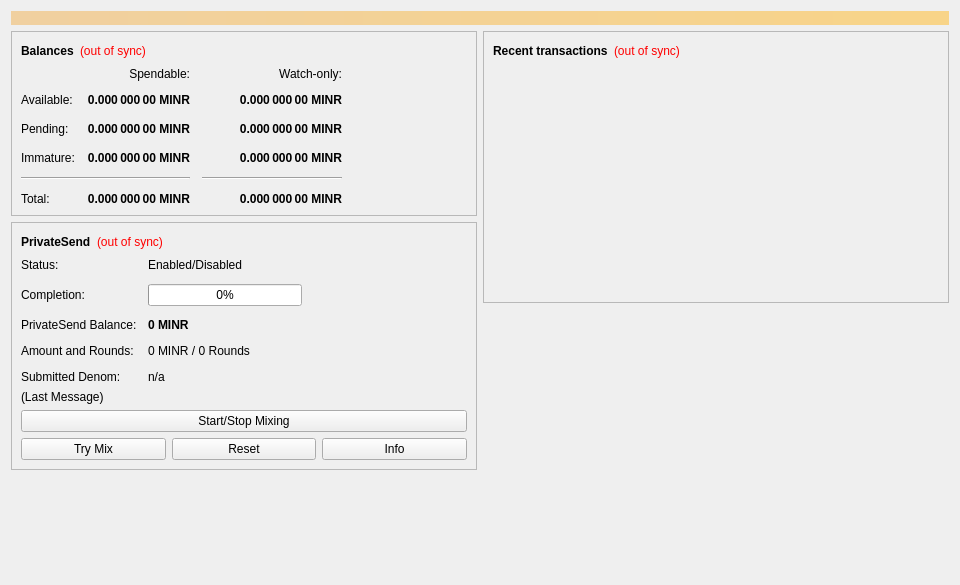
<?xml version="1.0" encoding="UTF-8"?>
<ui version="4.0">
 <class>OverviewPage</class>
 <widget class="QWidget" name="OverviewPage">
  <property name="geometry">
   <rect>
    <x>0</x>
    <y>0</y>
    <width>960</width>
    <height>585</height>
   </rect>
  </property>
  <property name="minimumSize">
   <size>
    <width>960</width>
    <height>0</height>
   </size>
  </property>
  <property name="windowTitle">
   <string>Form</string>
  </property>
  <layout class="QVBoxLayout" name="topLayout">
   <item>
    <widget class="QLabel" name="labelAlerts">
     <property name="visible">
      <bool>false</bool>
     </property>
     <property name="styleSheet">
      <string notr="true">QLabel { background-color: qlineargradient(x1: 0, y1: 0, x2: 1, y2: 0, stop:0 #F0D0A0, stop:1 #F8D488); color:#000000; }</string>
     </property>
     <property name="wordWrap">
      <bool>true</bool>
     </property>
     <property name="margin">
      <number>3</number>
     </property>
     <property name="textInteractionFlags">
      <set>Qt::TextSelectableByMouse</set>
     </property>
    </widget>
   </item>
   <item>
    <layout class="QHBoxLayout" name="horizontalLayout" stretch="1,1">
     <item>
      <layout class="QVBoxLayout" name="verticalLayout_2">
       <item>
        <widget class="QFrame" name="frame">
         <property name="frameShape">
          <enum>QFrame::StyledPanel</enum>
         </property>
         <property name="frameShadow">
          <enum>QFrame::Raised</enum>
         </property>
         <layout class="QVBoxLayout" name="verticalLayout_4">
          <item>
           <layout class="QHBoxLayout" name="horizontalLayout_4">
            <item>
             <widget class="QLabel" name="label_5">
              <property name="font">
               <font>
                <weight>75</weight>
                <bold>true</bold>
               </font>
              </property>
              <property name="text">
               <string>Balances</string>
              </property>
             </widget>
            </item>
            <item>
             <widget class="QLabel" name="labelWalletStatus">
              <property name="toolTip">
               <string>The displayed information may be out of date. Your wallet automatically synchronizes with the Minerium network after a connection is established, but this process has not completed yet.</string>
              </property>
              <property name="styleSheet">
               <string notr="true">QLabel { color: red; }</string>
              </property>
              <property name="text">
               <string notr="true">(out of sync)</string>
              </property>
              <property name="alignment">
               <set>Qt::AlignLeading|Qt::AlignLeft|Qt::AlignVCenter</set>
              </property>
             </widget>
            </item>
            <item>
             <spacer name="horizontalSpacer_3">
              <property name="orientation">
               <enum>Qt::Horizontal</enum>
              </property>
              <property name="sizeHint" stdset="0">
               <size>
                <width>40</width>
                <height>20</height>
               </size>
              </property>
             </spacer>
            </item>
           </layout>
          </item>
          <item>
           <layout class="QGridLayout" name="gridLayout">
            <property name="spacing">
             <number>12</number>
            </property>
            <item row="2" column="2">
             <widget class="QLabel" name="labelWatchPending">
              <property name="font">
               <font>
                <weight>75</weight>
                <bold>true</bold>
               </font>
              </property>
              <property name="cursor">
               <cursorShape>IBeamCursor</cursorShape>
              </property>
              <property name="toolTip">
               <string>Unconfirmed transactions to watch-only addresses</string>
              </property>
              <property name="text">
               <string notr="true">0.000 000 00 MINR</string>
              </property>
              <property name="alignment">
               <set>Qt::AlignRight|Qt::AlignTrailing|Qt::AlignVCenter</set>
              </property>
              <property name="textInteractionFlags">
               <set>Qt::LinksAccessibleByMouse|Qt::TextSelectableByKeyboard|Qt::TextSelectableByMouse</set>
              </property>
             </widget>
            </item>
            <item row="2" column="1">
             <widget class="QLabel" name="labelUnconfirmed">
              <property name="font">
               <font>
                <weight>75</weight>
                <bold>true</bold>
               </font>
              </property>
              <property name="cursor">
               <cursorShape>IBeamCursor</cursorShape>
              </property>
              <property name="toolTip">
               <string>Total of transactions that have yet to be confirmed, and do not yet count toward the spendable balance</string>
              </property>
              <property name="text">
               <string notr="true">0.000 000 00 MINR</string>
              </property>
              <property name="alignment">
               <set>Qt::AlignRight|Qt::AlignTrailing|Qt::AlignVCenter</set>
              </property>
              <property name="textInteractionFlags">
               <set>Qt::LinksAccessibleByMouse|Qt::TextSelectableByKeyboard|Qt::TextSelectableByMouse</set>
              </property>
             </widget>
            </item>
            <item row="3" column="2">
             <widget class="QLabel" name="labelWatchImmature">
              <property name="font">
               <font>
                <weight>75</weight>
                <bold>true</bold>
               </font>
              </property>
              <property name="cursor">
               <cursorShape>IBeamCursor</cursorShape>
              </property>
              <property name="toolTip">
               <string>Mined balance in watch-only addresses that has not yet matured</string>
              </property>
              <property name="text">
               <string notr="true">0.000 000 00 MINR</string>
              </property>
              <property name="alignment">
               <set>Qt::AlignRight|Qt::AlignTrailing|Qt::AlignVCenter</set>
              </property>
              <property name="textInteractionFlags">
               <set>Qt::LinksAccessibleByMouse|Qt::TextSelectableByKeyboard|Qt::TextSelectableByMouse</set>
              </property>
             </widget>
            </item>
            <item row="4" column="0" colspan="2">
             <widget class="Line" name="lineSpendableBalance">
              <property name="orientation">
               <enum>Qt::Horizontal</enum>
              </property>
             </widget>
            </item>
            <item row="4" column="2">
             <widget class="Line" name="lineWatchBalance">
              <property name="sizePolicy">
               <sizepolicy hsizetype="Preferred" vsizetype="Fixed">
                <horstretch>0</horstretch>
                <verstretch>0</verstretch>
               </sizepolicy>
              </property>
              <property name="minimumSize">
               <size>
                <width>140</width>
                <height>0</height>
               </size>
              </property>
              <property name="orientation">
               <enum>Qt::Horizontal</enum>
              </property>
             </widget>
            </item>
            <item row="5" column="0">
             <widget class="QLabel" name="labelTotalText">
              <property name="text">
               <string>Total:</string>
              </property>
             </widget>
            </item>
            <item row="3" column="1">
             <widget class="QLabel" name="labelImmature">
              <property name="font">
               <font>
                <weight>75</weight>
                <bold>true</bold>
               </font>
              </property>
              <property name="cursor">
               <cursorShape>IBeamCursor</cursorShape>
              </property>
              <property name="toolTip">
               <string>Mined balance that has not yet matured</string>
              </property>
              <property name="text">
               <string notr="true">0.000 000 00 MINR</string>
              </property>
              <property name="alignment">
               <set>Qt::AlignRight|Qt::AlignTrailing|Qt::AlignVCenter</set>
              </property>
              <property name="textInteractionFlags">
               <set>Qt::LinksAccessibleByMouse|Qt::TextSelectableByKeyboard|Qt::TextSelectableByMouse</set>
              </property>
             </widget>
            </item>
            <item row="2" column="3">
             <spacer name="horizontalSpacer_2">
              <property name="orientation">
               <enum>Qt::Horizontal</enum>
              </property>
              <property name="sizeHint" stdset="0">
               <size>
                <width>40</width>
                <height>20</height>
               </size>
              </property>
             </spacer>
            </item>
            <item row="3" column="0">
             <widget class="QLabel" name="labelImmatureText">
              <property name="text">
               <string>Immature:</string>
              </property>
             </widget>
            </item>
            <item row="5" column="1">
             <widget class="QLabel" name="labelTotal">
              <property name="font">
               <font>
                <weight>75</weight>
                <bold>true</bold>
               </font>
              </property>
              <property name="cursor">
               <cursorShape>IBeamCursor</cursorShape>
              </property>
              <property name="toolTip">
               <string>Your current total balance</string>
              </property>
              <property name="text">
               <string notr="true">0.000 000 00 MINR</string>
              </property>
              <property name="alignment">
               <set>Qt::AlignRight|Qt::AlignTrailing|Qt::AlignVCenter</set>
              </property>
              <property name="textInteractionFlags">
               <set>Qt::LinksAccessibleByMouse|Qt::TextSelectableByKeyboard|Qt::TextSelectableByMouse</set>
              </property>
             </widget>
            </item>
            <item row="5" column="2">
             <widget class="QLabel" name="labelWatchTotal">
              <property name="font">
               <font>
                <weight>75</weight>
                <bold>true</bold>
               </font>
              </property>
              <property name="cursor">
               <cursorShape>IBeamCursor</cursorShape>
              </property>
              <property name="toolTip">
               <string>Current total balance in watch-only addresses</string>
              </property>
              <property name="text">
               <string notr="true">0.000 000 00 MINR</string>
              </property>
              <property name="alignment">
               <set>Qt::AlignRight|Qt::AlignTrailing|Qt::AlignVCenter</set>
              </property>
              <property name="textInteractionFlags">
               <set>Qt::LinksAccessibleByMouse|Qt::TextSelectableByKeyboard|Qt::TextSelectableByMouse</set>
              </property>
             </widget>
            </item>
            <item row="0" column="2">
             <widget class="QLabel" name="labelWatchonly">
              <property name="text">
               <string>Watch-only:</string>
              </property>
              <property name="alignment">
               <set>Qt::AlignRight|Qt::AlignTrailing|Qt::AlignVCenter</set>
              </property>
             </widget>
            </item>
            <item row="1" column="0">
             <widget class="QLabel" name="labelBalanceText">
              <property name="text">
               <string>Available:</string>
              </property>
             </widget>
            </item>
            <item row="1" column="1">
             <widget class="QLabel" name="labelBalance">
              <property name="font">
               <font>
                <weight>75</weight>
                <bold>true</bold>
               </font>
              </property>
              <property name="cursor">
               <cursorShape>IBeamCursor</cursorShape>
              </property>
              <property name="toolTip">
               <string>Your current spendable balance</string>
              </property>
              <property name="text">
               <string notr="true">0.000 000 00 MINR</string>
              </property>
              <property name="alignment">
               <set>Qt::AlignRight|Qt::AlignTrailing|Qt::AlignVCenter</set>
              </property>
              <property name="textInteractionFlags">
               <set>Qt::LinksAccessibleByMouse|Qt::TextSelectableByKeyboard|Qt::TextSelectableByMouse</set>
              </property>
             </widget>
            </item>
            <item row="1" column="2">
             <widget class="QLabel" name="labelWatchAvailable">
              <property name="font">
               <font>
                <weight>75</weight>
                <bold>true</bold>
               </font>
              </property>
              <property name="cursor">
               <cursorShape>IBeamCursor</cursorShape>
              </property>
              <property name="toolTip">
               <string>Your current balance in watch-only addresses</string>
              </property>
              <property name="text">
               <string notr="true">0.000 000 00 MINR</string>
              </property>
              <property name="alignment">
               <set>Qt::AlignRight|Qt::AlignTrailing|Qt::AlignVCenter</set>
              </property>
              <property name="textInteractionFlags">
               <set>Qt::LinksAccessibleByMouse|Qt::TextSelectableByKeyboard|Qt::TextSelectableByMouse</set>
              </property>
             </widget>
            </item>
            <item row="2" column="0">
             <widget class="QLabel" name="labelPendingText">
              <property name="text">
               <string>Pending:</string>
              </property>
             </widget>
            </item>
            <item row="0" column="1">
             <widget class="QLabel" name="labelSpendable">
              <property name="text">
               <string>Spendable:</string>
              </property>
              <property name="alignment">
               <set>Qt::AlignRight|Qt::AlignTrailing|Qt::AlignVCenter</set>
              </property>
             </widget>
            </item>
           </layout>
          </item>
         </layout>
        </widget>
       </item>
       <item>
        <widget class="QFrame" name="framePrivateSend">
         <property name="layoutDirection">
          <enum>Qt::LeftToRight</enum>
         </property>
         <property name="frameShape">
          <enum>QFrame::StyledPanel</enum>
         </property>
         <property name="frameShadow">
          <enum>QFrame::Raised</enum>
         </property>
         <layout class="QVBoxLayout" name="VerticalLayout_PS1">
          <item>
           <layout class="QHBoxLayout" name="horizontalLayout_5">
            <item>
             <widget class="QLabel" name="labelPrivateSendHeader">
              <property name="font">
               <font>
                <weight>75</weight>
                <bold>true</bold>
               </font>
              </property>
              <property name="text">
               <string>PrivateSend</string>
              </property>
             </widget>
            </item>
            <item>
             <widget class="QLabel" name="labelPrivateSendSyncStatus">
              <property name="toolTip">
               <string>The displayed information may be out of date. Your wallet automatically synchronizes with the Minerium network after a connection is established, but this process has not completed yet.</string>
              </property>
              <property name="styleSheet">
               <string notr="true">QLabel { color: red; }</string>
              </property>
              <property name="text">
               <string notr="true">(out of sync)</string>
              </property>
              <property name="alignment">
               <set>Qt::AlignLeading|Qt::AlignLeft|Qt::AlignVCenter</set>
              </property>
             </widget>
            </item>
            <item>
             <spacer name="horizontalSpacer_4">
              <property name="orientation">
               <enum>Qt::Horizontal</enum>
              </property>
              <property name="sizeHint" stdset="0">
               <size>
                <width>40</width>
                <height>20</height>
               </size>
              </property>
             </spacer>
            </item>
           </layout>
          </item>
          <item>
           <layout class="QFormLayout" name="privateSendFormLayout">
            <property name="fieldGrowthPolicy">
             <enum>QFormLayout::AllNonFixedFieldsGrow</enum>
            </property>
            <property name="horizontalSpacing">
             <number>11</number>
            </property>
            <property name="verticalSpacing">
             <number>12</number>
            </property>
            <item row="0" column="0">
             <widget class="QLabel" name="labelPrivateSendEnabledText">
              <property name="text">
               <string>Status:</string>
              </property>
             </widget>
            </item>
            <item row="0" column="1">
             <widget class="QLabel" name="labelPrivateSendEnabled">
              <property name="text">
               <string>Enabled/Disabled</string>
              </property>
             </widget>
            </item>
            <item row="1" column="0">
             <widget class="QLabel" name="labelCompletitionText">
              <property name="text">
               <string>Completion:</string>
              </property>
             </widget>
            </item>
            <item row="1" column="1">
             <widget class="QProgressBar" name="privateSendProgress">
              <property name="maximumSize">
               <size>
                <width>154</width>
                <height>16777215</height>
               </size>
              </property>
              <property name="value">
               <number>0</number>
              </property>
             </widget>
            </item>
            <item row="2" column="0">
             <widget class="QLabel" name="labelAnonymizedText">
              <property name="text">
               <string>PrivateSend Balance:</string>
              </property>
             </widget>
            </item>
            <item row="2" column="1">
             <widget class="QLabel" name="labelAnonymized">
              <property name="font">
               <font>
                <weight>75</weight>
                <bold>true</bold>
               </font>
              </property>
              <property name="text">
               <string notr="true">0 MINR</string>
              </property>
             </widget>
            </item>
            <item row="3" column="0">
             <widget class="QLabel" name="labelAmountAndRoundsText">
              <property name="text">
               <string>Amount and Rounds:</string>
              </property>
             </widget>
            </item>
            <item row="3" column="1">
             <widget class="QLabel" name="labelAmountRounds">
              <property name="text">
               <string>0 MINR / 0 Rounds</string>
              </property>
             </widget>
            </item>
            <item row="4" column="0">
             <widget class="QLabel" name="labelSubmittedDenomText">
              <property name="text">
               <string>Submitted Denom:</string>
              </property>
             </widget>
            </item>
            <item row="4" column="1">
             <widget class="QLabel" name="labelSubmittedDenom">
              <property name="toolTip">
               <string>The denominations you submitted to the Masternode.&lt;br&gt;To mix, other users must submit the exact same denominations.</string>
              </property>
              <property name="text">
               <string>n/a</string>
              </property>
             </widget>
            </item>
           </layout>
          </item>
          <item>
           <layout class="QVBoxLayout" name="VerticalLayout_PS">
            <item>
             <widget class="QLabel" name="labelPrivateSendLastMessage">
              <property name="text">
               <string>(Last Message)</string>
              </property>
              <property name="alignment">
               <set>Qt::AlignLeading|Qt::AlignLeft|Qt::AlignTop</set>
              </property>
              <property name="wordWrap">
               <bool>true</bool>
              </property>
             </widget>
            </item>
            <item>
             <widget class="QPushButton" name="togglePrivateSend">
              <property name="sizePolicy">
               <sizepolicy hsizetype="MinimumExpanding" vsizetype="Fixed">
                <horstretch>0</horstretch>
                <verstretch>0</verstretch>
               </sizepolicy>
              </property>
              <property name="text">
               <string>Start/Stop Mixing</string>
              </property>
             </widget>
            </item>
            <item>
             <layout class="QHBoxLayout" name="horizontalLayout_debugbuttons">
              <item>
               <widget class="QPushButton" name="privateSendAuto">
                <property name="sizePolicy">
                 <sizepolicy hsizetype="MinimumExpanding" vsizetype="Fixed">
                  <horstretch>0</horstretch>
                  <verstretch>0</verstretch>
                 </sizepolicy>
                </property>
                <property name="toolTip">
                 <string>Try to manually submit a PrivateSend request.</string>
                </property>
                <property name="text">
                 <string>Try Mix</string>
                </property>
               </widget>
              </item>
              <item>
               <widget class="QPushButton" name="privateSendReset">
                <property name="sizePolicy">
                 <sizepolicy hsizetype="MinimumExpanding" vsizetype="Fixed">
                  <horstretch>0</horstretch>
                  <verstretch>0</verstretch>
                 </sizepolicy>
                </property>
                <property name="toolTip">
                 <string>Reset the current status of PrivateSend (can interrupt PrivateSend if it's in the process of Mixing, which can cost you money!)</string>
                </property>
                <property name="autoFillBackground">
                 <bool>false</bool>
                </property>
                <property name="text">
                 <string>Reset</string>
                </property>
               </widget>
              </item>
              <item>
               <widget class="QPushButton" name="privateSendInfo">
                <property name="sizePolicy">
                 <sizepolicy hsizetype="MinimumExpanding" vsizetype="Fixed">
                  <horstretch>0</horstretch>
                  <verstretch>0</verstretch>
                 </sizepolicy>
                </property>
                <property name="toolTip">
                 <string>Information about PrivateSend and Mixing</string>
                </property>
                <property name="text">
                 <string>Info</string>
                </property>
               </widget>
              </item>
             </layout>
            </item>
           </layout>
          </item>
         </layout>
        </widget>
       </item>
       <item>
        <spacer name="verticalSpacer">
         <property name="orientation">
          <enum>Qt::Vertical</enum>
         </property>
         <property name="sizeHint" stdset="0">
          <size>
           <width>20</width>
           <height>40</height>
          </size>
         </property>
        </spacer>
       </item>
      </layout>
     </item>
     <item>
      <layout class="QVBoxLayout" name="verticalLayout_3">
       <item>
        <widget class="QFrame" name="frame_2">
         <property name="frameShape">
          <enum>QFrame::StyledPanel</enum>
         </property>
         <property name="frameShadow">
          <enum>QFrame::Raised</enum>
         </property>
         <layout class="QVBoxLayout" name="verticalLayout">
          <item>
           <layout class="QHBoxLayout" name="horizontalLayout_2">
            <item>
             <widget class="QLabel" name="label_4">
              <property name="font">
               <font>
                <weight>75</weight>
                <bold>true</bold>
               </font>
              </property>
              <property name="text">
               <string>Recent transactions</string>
              </property>
             </widget>
            </item>
            <item>
             <widget class="QLabel" name="labelTransactionsStatus">
              <property name="toolTip">
               <string>The displayed information may be out of date. Your wallet automatically synchronizes with the Minerium network after a connection is established, but this process has not completed yet.</string>
              </property>
              <property name="styleSheet">
               <string notr="true">QLabel { color: red; }</string>
              </property>
              <property name="text">
               <string notr="true">(out of sync)</string>
              </property>
              <property name="alignment">
               <set>Qt::AlignLeading|Qt::AlignLeft|Qt::AlignVCenter</set>
              </property>
             </widget>
            </item>
            <item>
             <spacer name="horizontalSpacer">
              <property name="orientation">
               <enum>Qt::Horizontal</enum>
              </property>
              <property name="sizeHint" stdset="0">
               <size>
                <width>40</width>
                <height>20</height>
               </size>
              </property>
             </spacer>
            </item>
           </layout>
          </item>
          <item>
           <widget class="QListView" name="listTransactions">
            <property name="styleSheet">
             <string notr="true">QListView { background: transparent; }</string>
            </property>
            <property name="frameShape">
             <enum>QFrame::NoFrame</enum>
            </property>
            <property name="verticalScrollBarPolicy">
             <enum>Qt::ScrollBarAlwaysOff</enum>
            </property>
            <property name="horizontalScrollBarPolicy">
             <enum>Qt::ScrollBarAlwaysOff</enum>
            </property>
            <property name="selectionMode">
             <enum>QAbstractItemView::NoSelection</enum>
            </property>
           </widget>
          </item>
         </layout>
        </widget>
       </item>
       <item>
        <spacer name="verticalSpacer_2">
         <property name="orientation">
          <enum>Qt::Vertical</enum>
         </property>
         <property name="sizeHint" stdset="0">
          <size>
           <width>20</width>
           <height>40</height>
          </size>
         </property>
        </spacer>
       </item>
      </layout>
     </item>
    </layout>
   </item>
  </layout>
 </widget>
 <resources/>
 <connections/>
</ui>
